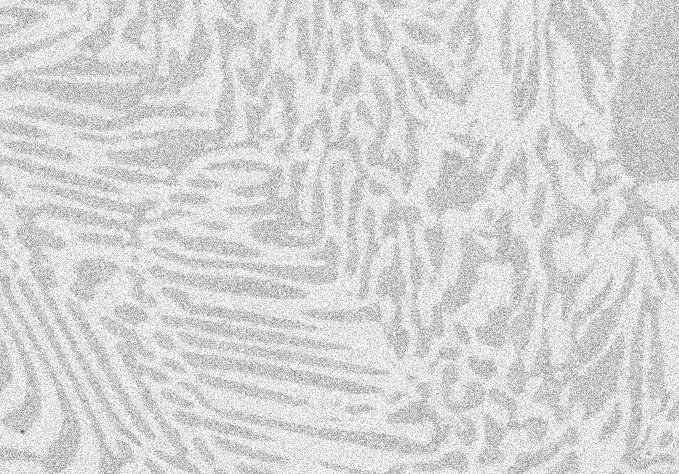
#> input picture input_images/Alloy_noisy.jpg, 679 x 474 px
$ python random_walker_segment.py   (older library calls are emulated)
#> lines starting #> are read from the running program, lines starting #| are printed output that depends on the picture; after the words box and inside, x2 and y2 are one past the last pixel; in counts of white or black regions, pixels touching at a corner belong together
# -*- coding: utf-8 -*-
"""
Created on Wed Jun 15 23:03:20 2022

@author: sdeni
"""

from skimage import io, img_as_float, exposure, color
import matplotlib.pyplot as plt
import numpy as np
from skimage.restoration import denoise_nl_means, estimate_sigma
from skimage.segmentation import random_walker
import cv2

img = img_as_float(io.imread("./input_images/Alloy_noisy.jpg"))
#> img: shape (474, 679) float64; min 0.247, max 1, mean 0.837

#plt.hist(img.flat, bins=100, range=(0,1))

sigma_est =np.mean(estimate_sigma(img, multichannel =True))
#> sigma_est = 0.0894

patch_kw = dict(patch_size=5,
                patch_distance=6,
                multichannel=True)
img_float32 = np.float32(img)

multichannel_image = cv2.cvtColor(img_float32, cv2.COLOR_GRAY2BGR)
denoise_img = denoise_nl_means(multichannel_image, h=1.15 * sigma_est, fast_mode=True,**patch_kw)
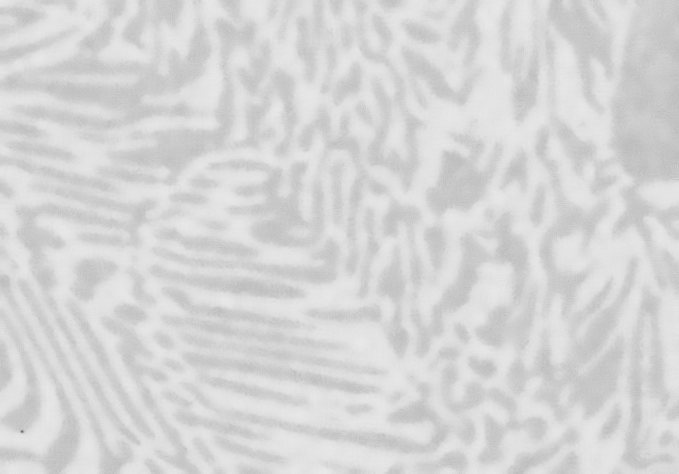
#> denoise_img: shape (474, 679, 3) float32; min 0.44, max 0.916, mean 0.839
denoise_gray = cv2.cvtColor(denoise_img, cv2.COLOR_BGR2GRAY)
eq_img = exposure.equalize_adapthist(denoise_img)
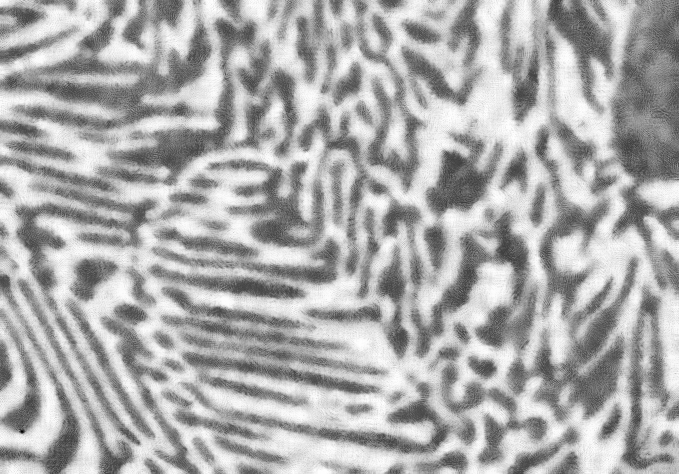
#> eq_img: shape (474, 679, 3) float32; min 0, max 1, mean 0.675


#plt.imshow(eq_img, cmap="gray")
#plt.hist(eq_img.flat, bins=100, range=(0,1))
print(multichannel_image.shape)
#| (474, 679, 3)
markers = np.zeros(multichannel_image.shape, dtype=np.uint)
markers[(eq_img < 0.6)]=1
markers[(eq_img > 0.6)]=2

#plt.imshow(markers)

labels=random_walker(eq_img, markers, beta=10, mode='bf')
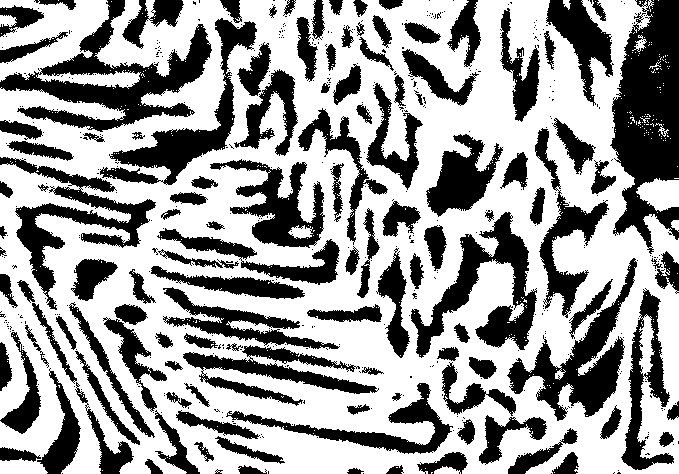
#> labels: shape (474, 679, 3) uint64; values 1 (black) and 2 (white), 61.2% white; 535 black regions (412 under 20 px), largest, box (x1, y1, x2, y2) and area: (610, 0, 679, 254) 11224, (0, 0, 212, 132) 8513, (411, 212, 537, 358) 6014

plt.imshow(labels)
